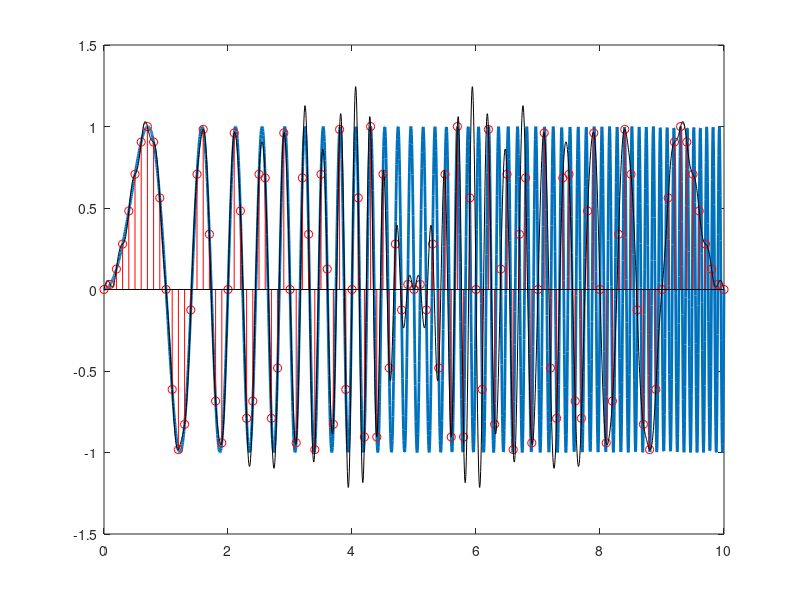

Reproduce this figure in MATLAB.
tau = 10;
B = 10;
Fs = B;
T = 1/Fs;
n = [0:tau/T]; % for discrete time sampling
fun = @(t) sin(pi*B*t.^2/tau);
xd = fun(n*T);

Fs2 = 20*B;
T2 = 1/Fs2;
t = [0:T2:tau]; % for continuous time sampling
xc = fun(t);

plot(t,xc,'LineWidth',2); hold on;
stem(n*T,xd,'r'); hold off;

mysinc = @(t) sinc(t/T);

xr = zeros(size(t));
for i = 1:length(xd)
    xr = xr + xd(i)*mysinc(t-n(i)*T);
end
hold on;
plot(t,xr,'k');
hold off;